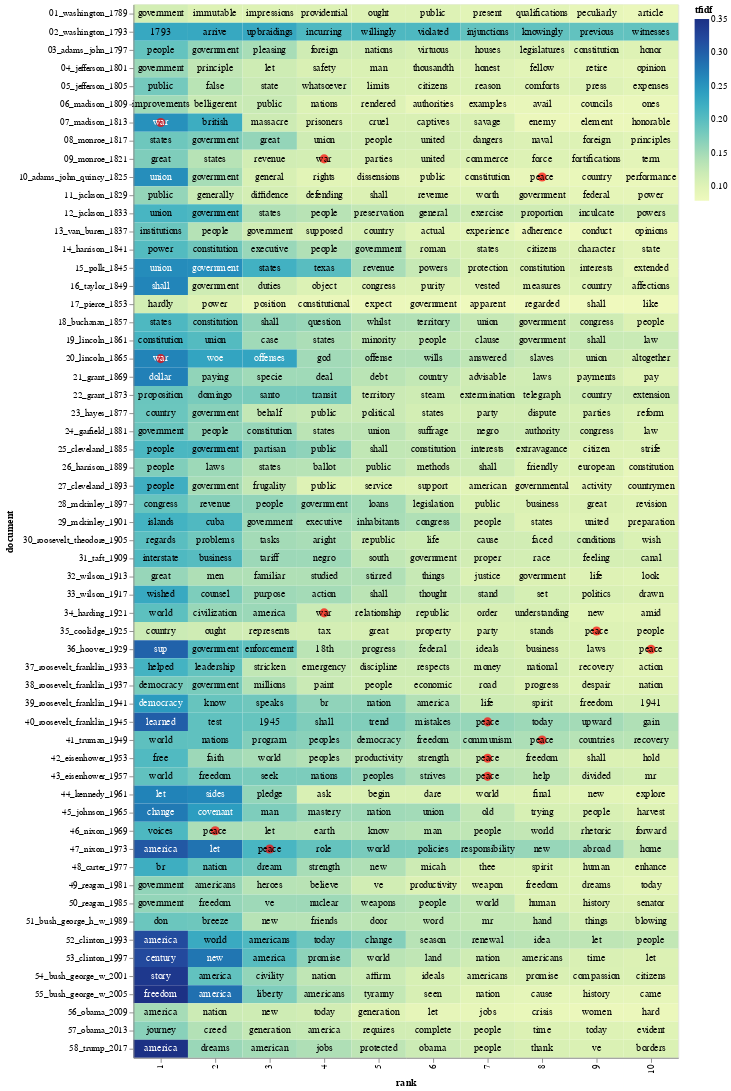

Notebook code for this chart:
### Code cell
import altair as alt
import numpy as np

# Terms in this list will get a red dot in the visualization
term_list = ['war', 'peace']

# adding a little randomness to break ties in term ranking
top_tfidf_plusRand = top_tfidf.copy()
top_tfidf_plusRand['tfidf'] = top_tfidf_plusRand['tfidf'] + np.random.rand(top_tfidf.shape[0])*0.0001

# base for all visualizations, with rank calculation
base = alt.Chart(top_tfidf_plusRand).encode(
    x = 'rank:O',
    y = 'document:N'
).transform_window(
    rank = "rank()",
    sort = [alt.SortField("tfidf", order="descending")],
    groupby = ["document"],
)

# heatmap specification
heatmap = base.mark_rect().encode(
    color = 'tfidf:Q'
)

# red circle over terms in above list
circle = base.mark_circle(size=100).encode(
    color = alt.condition(
        alt.FieldOneOfPredicate(field='term', oneOf=term_list),
        alt.value('red'),
        alt.value('#FFFFFF00')
    )
)

# text labels, white for darker heatmap colors
text = base.mark_text(baseline='middle').encode(
    text = 'term:N',
    color = alt.condition(alt.datum.tfidf >= 0.23, alt.value('white'), alt.value('black'))
)

# display the three superimposed visualizations
(heatmap + circle + text).properties(width = 600)

### Figure 1 — Vega-Lite specification as saved in the notebook (floating-point values rounded to 4 significant figures; data arrays with more than 128 entries replaced by an {"elided": "..."} marker saying what was removed)
{"config": {"view": {"continuousWidth": 400, "continuousHeight": 300}}, "layer": [{"mark": "rect", "encoding": {"color": {"field": "tfidf", "type": "quantitative"}, "x": {"field": "rank", "type": "ordinal"}, "y": {"field": "document", "type": "nominal"}}, "transform": [{"window": [{"op": "rank", "field": "", "as": "rank"}], "groupby": ["document"], "sort": [{"field": "tfidf", "order": "descending"}]}]}, {"mark": {"type": "circle", "size": 100}, "encoding": {"color": {"condition": {"value": "red", "test": {"field": "term", "oneOf": ["war", "peace"]}}, "value": "#FFFFFF00"}, "x": {"field": "rank", "type": "ordinal"}, "y": {"field": "document", "type": "nominal"}}, "transform": [{"window": [{"op": "rank", "field": "", "as": "rank"}], "groupby": ["document"], "sort": [{"field": "tfidf", "order": "descending"}]}]}, {"mark": {"type": "text", "baseline": "middle"}, "encoding": {"color": {"condition": {"value": "white", "test": "(datum.tfidf >= 0.23)"}, "value": "black"}, "text": {"field": "term", "type": "nominal"}, "x": {"field": "rank", "type": "ordinal"}, "y": {"field": "document", "type": "nominal"}}, "transform": [{"window": [{"op": "rank", "field": "", "as": "rank"}], "groupby": ["document"], "sort": [{"field": "tfidf", "order": "descending"}]}]}], "data": {"name": "data-f7c8e8f0263809c094097b2de9a90fef"}, "width": 600, "$schema": "https://vega.github.io/schema/vega-lite/v4.17.0.json", "datasets": {"data-f7c8e8f0263809c094097b2de9a90fef": {"elided": "580 records"}}}
